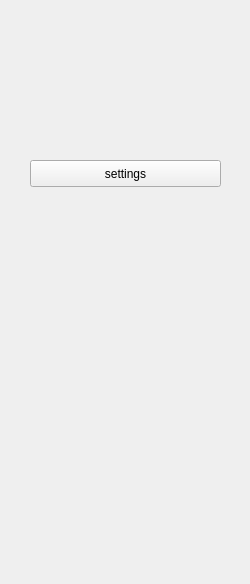
<?xml version="1.0" encoding="UTF-8"?>
<ui version="4.0">
 <class>SettingsFunc</class>
 <widget class="QWidget" name="SettingsFunc">
  <property name="geometry">
   <rect>
    <x>0</x>
    <y>0</y>
    <width>250</width>
    <height>584</height>
   </rect>
  </property>
  <property name="minimumSize">
   <size>
    <width>250</width>
    <height>584</height>
   </size>
  </property>
  <property name="maximumSize">
   <size>
    <width>16777215</width>
    <height>584</height>
   </size>
  </property>
  <property name="windowTitle">
   <string>Form</string>
  </property>
  <widget class="QPushButton" name="btn_switch">
   <property name="geometry">
    <rect>
     <x>30</x>
     <y>160</y>
     <width>191</width>
     <height>27</height>
    </rect>
   </property>
   <property name="text">
    <string>settings</string>
   </property>
  </widget>
 </widget>
 <resources/>
 <connections/>
</ui>
